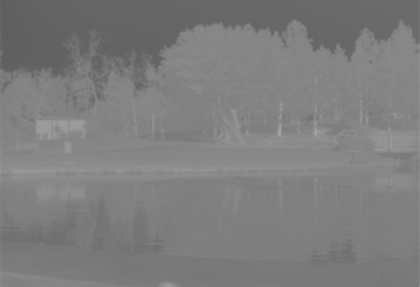
%> input picture src/Pratica3/lake.png, 420 x 287 px, shrunk from 512 x 350 before the run
$ octave praticaC.m   (GNU Octave 9; MATLAB toolbox functions it lacks are replaced by stand-ins)
%> lines starting %> are read from the running program, lines starting %| are printed output that depends on the picture
clear all;
close all;
pkg load image;
im = imread('lake.png');
%> im is the input picture: size 287x420 uint8; min 94, max 168, mean 125.1
imContraste = im;
atual = 90;
aux = 2.55;
for x = 1: 100
  for i = 1: size(im,1)
    for j = 1: size(im,2)
      if(im(i,j) == atual)
        imContraste(i,j) = aux;
      endif
    endfor
  endfor
  aux = aux + 5.1;
  atual = atual + 1;
endfor
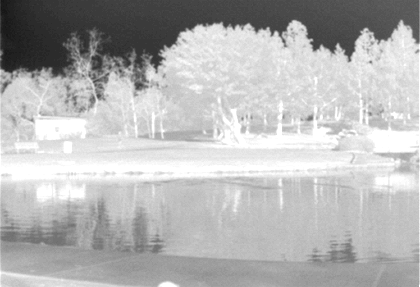
%> imContraste: size 287x420 uint8; min 23, max 255, mean 180.6
%> after the loop, atual = 190; aux = 512.6
figure;
imshow(imContraste);
